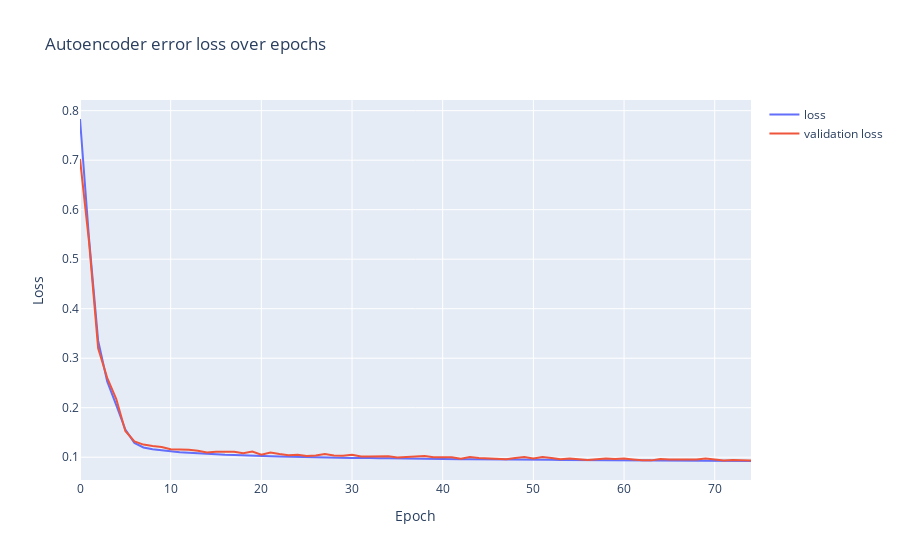

Notebook code cell kept with this figure:
### Code cell
fig = go.Figure()

fig.add_trace(go.Scatter(x=[x for x in range(len(history['loss']))], y=history['loss'], mode='lines', name='loss'))

fig.add_trace(go.Scatter(x=[x for x in range(len(history['val_loss']))], y=history['val_loss'], mode='lines', name='validation loss'))

fig.update_layout(title="Autoencoder error loss over epochs", yaxis=dict(title="Loss"), xaxis=dict(title="Epoch"))

fig.show()
